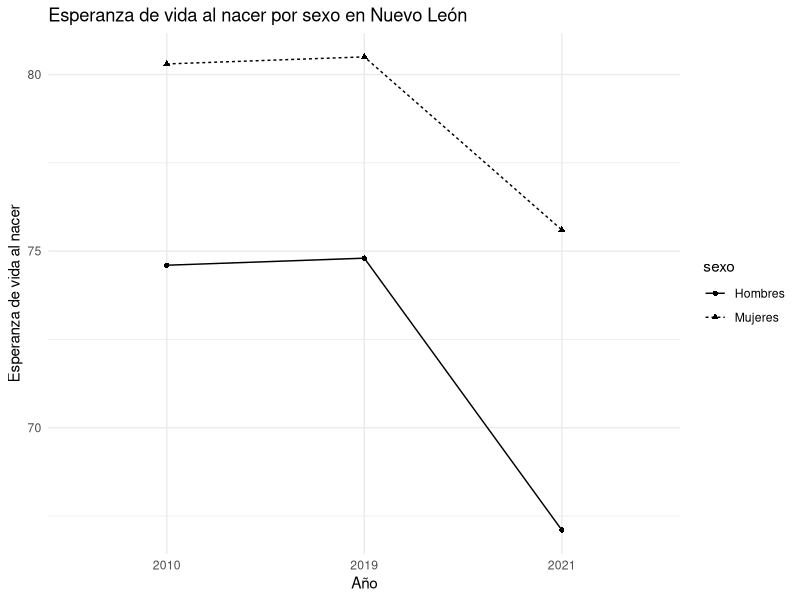
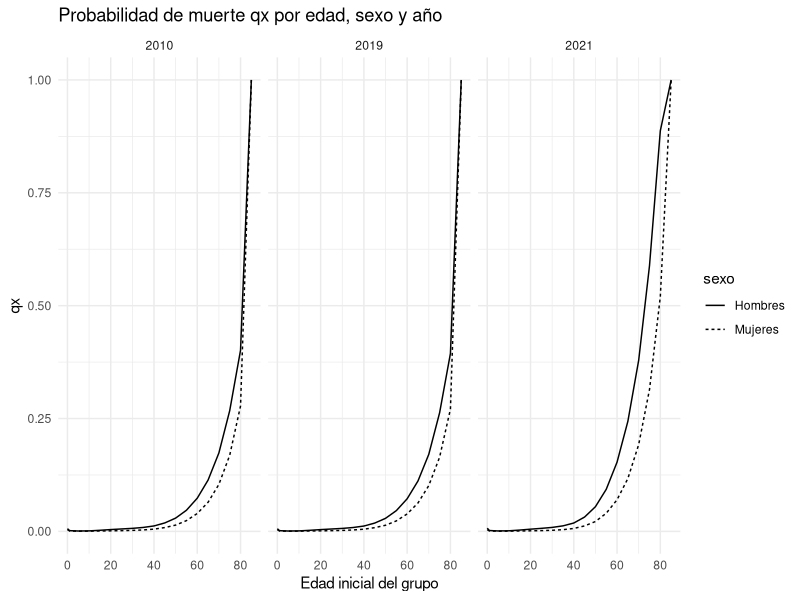
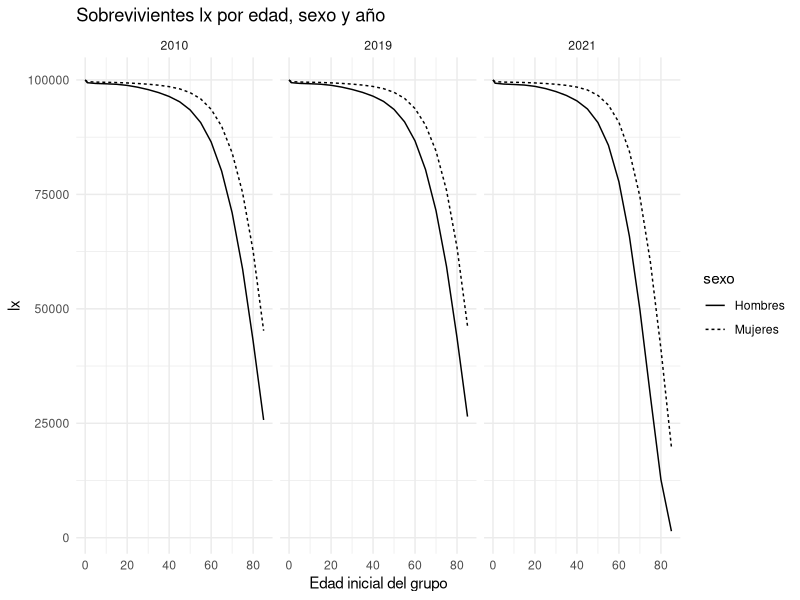
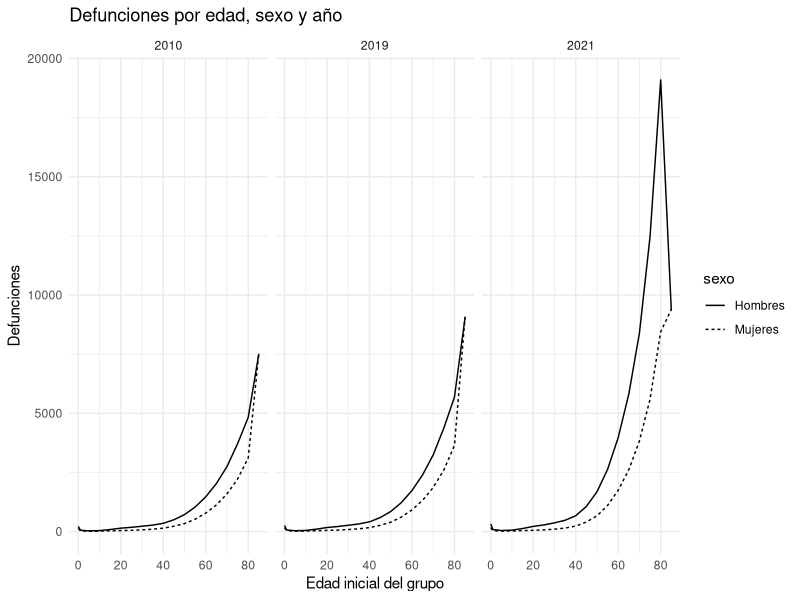

Reproduce these figures in R, in order.
## ---- chunk 1
library(data.table)
library(dplyr)
library(ggplot2)
library(knitr)

tabla_vida <- fread("data/base_nuevo_leon.csv")

names(tabla_vida)
head(tabla_vida)
## ---- chunk 2
esperanza_vida <- tabla_vida %>%
  filter(edad_inicio == 0) %>%
  select(anio, sexo, esperanza_vida_al_nacer = ex)

kable(
  esperanza_vida,
  caption = "Esperanza de vida al nacer por sexo y año en Nuevo León",
  digits = 2
)
## ---- chunk 3
kable(
  esperanza_vida,
  caption = "Esperanza de vida al nacer por sexo y año en Nuevo León",
  digits = 2
)
## ---- chunk 4
ggplot(esperanza_vida, aes(x = factor(anio), y = esperanza_vida_al_nacer, group = sexo)) +
  geom_line(aes(linetype = sexo)) +
  geom_point(aes(shape = sexo)) +
  labs(
    title = "Esperanza de vida al nacer por sexo en Nuevo León",
    x = "Año",
    y = "Esperanza de vida al nacer"
  ) +
  theme_minimal()
## ---- chunk 5
ggplot(tabla_vida, aes(x = edad_inicio, y = qx, group = interaction(anio, sexo))) +
  geom_line(aes(linetype = sexo)) +
  facet_wrap(~ anio) +
  labs(
    title = "Probabilidad de muerte qx por edad, sexo y año",
    x = "Edad inicial del grupo",
    y = "qx"
  ) +
  theme_minimal()
## ---- chunk 6
ggplot(tabla_vida, aes(x = edad_inicio, y = lx, group = interaction(anio, sexo))) +
  geom_line(aes(linetype = sexo)) +
  facet_wrap(~ anio) +
  labs(
    title = "Sobrevivientes lx por edad, sexo y año",
    x = "Edad inicial del grupo",
    y = "lx"
  ) +
  theme_minimal()
## ---- chunk 7
ggplot(tabla_vida, aes(x = edad_inicio, y = defunciones, group = interaction(anio, sexo))) +
  geom_line(aes(linetype = sexo)) +
  facet_wrap(~ anio) +
  labs(
    title = "Defunciones por edad, sexo y año",
    x = "Edad inicial del grupo",
    y = "Defunciones"
  ) +
  theme_minimal()
